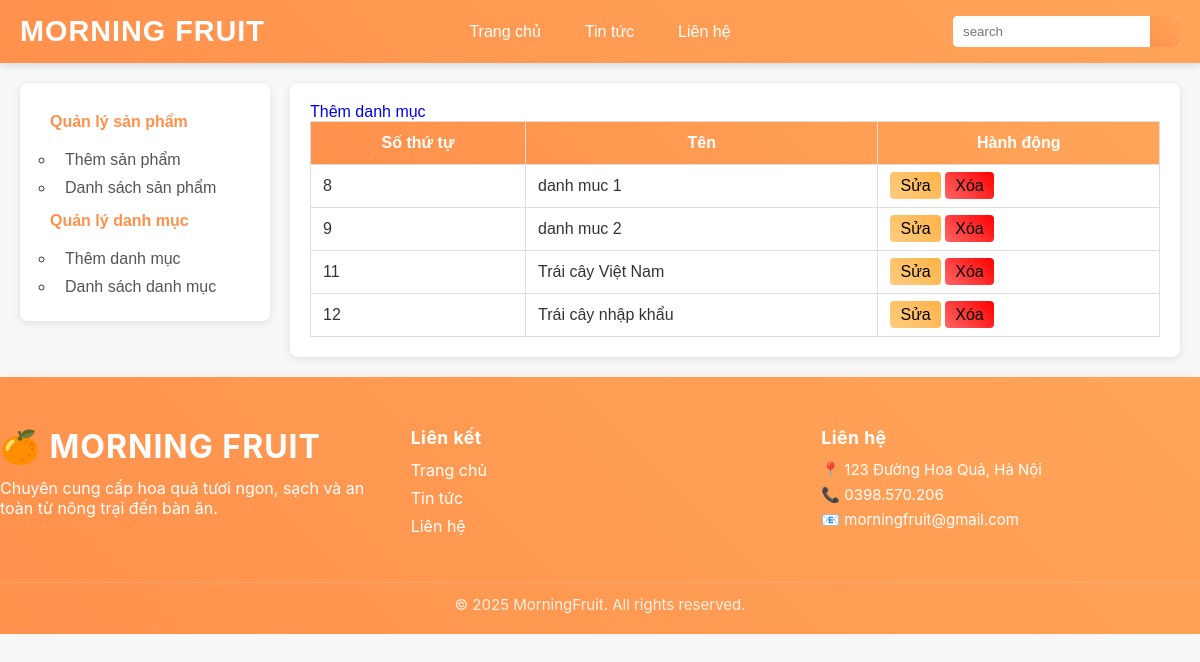
Screenshot of /?mode=admin&act=category (signed in) with the database file from the repository.
### tables this page shows
CREATE TABLE `category` (
  `id` int NOT NULL,
  `cat_name` varchar(255) NOT NULL
);

### commons/function.php (called while the page is built, shortened)
<?php
function connectDB() {
    $host = DB_HOST;
    $port = DB_PORT;
    $dbname = DB_NAME;
    try {
        $conn = new PDO("mysql:host=$host;port=$port;dbname=$dbname", DB_USERNAME, DB_PASSWORD);
        $conn->setAttribute(PDO::ATTR_ERRMODE, PDO::ERRMODE_EXCEPTION);
        $conn->setAttribute(PDO::ATTR_DEFAULT_FETCH_MODE, PDO::FETCH_ASSOC);
        return $conn;
    } catch (PDOException $e) {
        echo ("Connection failed: " . $e->getMessage());
    }
}
function views( $view, $data = [])
{
    extract($data);
    require_once PATH_ROOT . "/$view.php";
}

### controllers/CategoryController.php (called while the page is built, shortened)
<?php
class CategoryController
{
    public $modelCategory;
    public function __construct()
    {
        $this->modelCategory = new CategoryModel();
    }
    public function showCategory()
    {
        $category = $this->modelCategory->danhsach();
        views('views/admin/category/list_category', ['category' => $category]);
    }
}

### views/admin/index.php (called while the page is built, shortened)
<?php
$act = $_GET['act'] ?? '/';
match ($act) {
    '/' => (new DashboardController())->Dashboard(),
    'category' => (new CategoryController())->showCategory(),
    'edit_category' => (new CategoryController())->haldleEditCategory(),
    'update_category' => (new CategoryController())->haldleUpdateCategory(),
    'them-danh-muc' => (new CategoryController())->AddControllerView(),
    'delete_category' => (new CategoryController())->haldleDeleteCategory(),
    'list_product' => (new ProductController())->Home(),
    'detail_product' => (new ProductController())->Productdetail($_GET['id']),
    'add_product' => (new ProductController())->Addproduct(),
    'edit_product' => (new ProductController())->Editproduct(),
    'delete_product' => (new ProductController())->DeteleProduct($_GET['id']),
};
?>

### models/CategoryModel.php (called while the page is built, shortened)
<?php
class CategoryModel
{
    public $conn;
    public function __construct()
    {
        $this->conn = connectDB();
    }
    public function danhsach()
    {
        $sql = "SELECT * FROM `category`";
        $stmt = $this->conn->query($sql);
        $data = $stmt->fetchAll();
        return $data;
    }
}

### views/admin/category/list_category.php (the view)
<?php
require_once './views/admin/header.php';
?>
<div class="main">
    <aside>
        <?php
        require_once './views/admin/sidebar.php';
        ?>
    </aside>
    <main>
        <link rel="stylesheet" href="./views/admin/css/style.css">
        <a href="?mode=admin&act=them-danh-muc">Thêm danh mục</a>
        <table>
            <thead>
                <tr>
                    <th>Số thứ tự </th>
                    <th>Tên</th>
                    <th>Hành động</th>
                </tr>
            </thead>
            <body>
                <?php foreach ($category as $cate):  ?>
                    <tr>
                        <td><?= $cate['id'] ?></td>
                        <td><?= $cate['cat_name'] ?></td>
                        <td>
                            <a href="?mode=admin&act=edit_category&id=<?= $cate['id'] ?>">Sửa</a>
                            <a href="?mode=admin&act=delete_category&id=<?= $cate['id'] ?>" onclick="return(confirm('Bạn có chắc muốn xóa k?'))">Xóa</a>
                        </td>
                    </tr>
                <?php endforeach;  ?>
            </body>
        </table>
    </main>
</div>
<?php
require_once './views/admin/footer.php';
?>

### views/admin/css/style.css (style rules this page uses)
:root { --primary-color: #ff914d; --primary-hover: #ff7a29; --primary-gradient: linear-gradient(45deg, #ff914d, #ffa559); }
* { margin: 0; padding: 0; box-sizing: border-box; }
body { font-family: Arial, sans-serif; background: #f8f8f8; color: #333; }
a { text-decoration: none; }
.main { display: flex; gap: 20px; padding: 20px; }
.main > aside { flex: 0 0 250px; }
.main > main { flex: 1; background: white; border-radius: 8px; padding: 20px; box-shadow: 0 2px 8px rgba(0,0,0,0.1); }
table { width: 100%; border-collapse: collapse; animation: fadeInUp 0.5s ease; }
thead { background: var(--primary-gradient); color: white; }
th, td { padding: 12px; border: 1px solid #ddd; }
tbody tr { transition: background 0.3s ease, transform 0.2s ease; }
td a { padding: 5px 10px; border-radius: 4px; color: rgb(0, 0, 0); }
td a[href*="edit_category"] { background: linear-gradient(45deg, #ffcc80, #ffb347); color: black; }
td a[href*="delete_category"] { background: linear-gradient(45deg, #ff6666, #ff0000); }

### rows the page displays
category: id "8", cat_name "danh muc 1"
category: id "9", cat_name "danh muc 2"
category: id "11", cat_name "Trái cây Việt Nam"
category: id "12", cat_name "Trái cây nhập khẩu"
